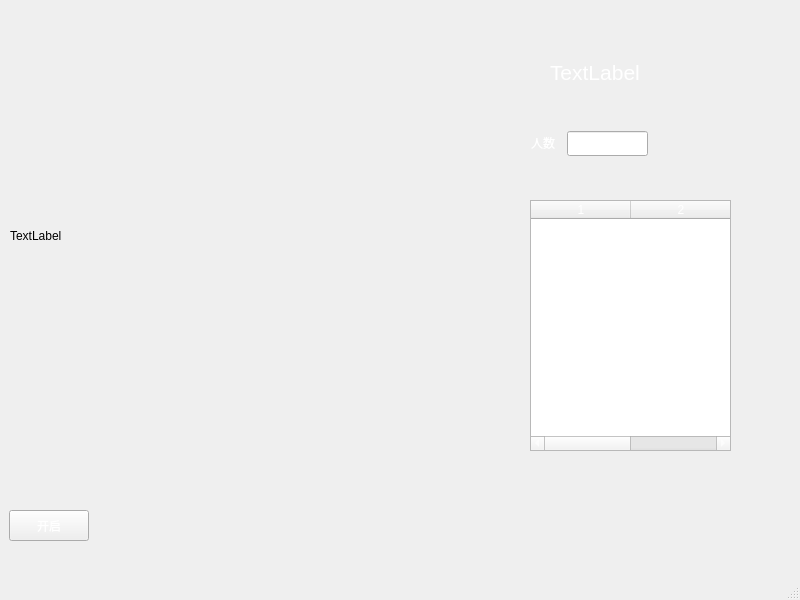
<?xml version="1.0" encoding="UTF-8"?>
<ui version="4.0">
 <class>MainWindow</class>
 <widget class="QMainWindow" name="MainWindow">
  <property name="geometry">
   <rect>
    <x>0</x>
    <y>0</y>
    <width>800</width>
    <height>600</height>
   </rect>
  </property>
  <property name="windowTitle">
   <string>MainWindow</string>
  </property>
  <property name="autoFillBackground">
   <bool>true</bool>
  </property>
  <widget class="QWidget" name="centralwidget">
   <widget class="QPushButton" name="pushButton">
    <property name="geometry">
     <rect>
      <x>9</x>
      <y>510</y>
      <width>80</width>
      <height>31</height>
     </rect>
    </property>
    <property name="autoFillBackground">
     <bool>true</bool>
    </property>
    <property name="styleSheet">
     <string notr="true">color: rgb(255, 255, 255);
</string>
    </property>
    <property name="text">
     <string>开启</string>
    </property>
   </widget>
   <widget class="QLabel" name="label">
    <property name="geometry">
     <rect>
      <x>10</x>
      <y>30</y>
      <width>491</width>
      <height>411</height>
     </rect>
    </property>
    <property name="text">
     <string>TextLabel</string>
    </property>
   </widget>
   <widget class="QLabel" name="label_2">
    <property name="geometry">
     <rect>
      <x>531</x>
      <y>131</y>
      <width>30</width>
      <height>23</height>
     </rect>
    </property>
    <property name="styleSheet">
     <string notr="true">color: rgb(255, 255, 255);</string>
    </property>
    <property name="text">
     <string>人数</string>
    </property>
   </widget>
   <widget class="QLabel" name="label_3">
    <property name="geometry">
     <rect>
      <x>550</x>
      <y>60</y>
      <width>211</width>
      <height>24</height>
     </rect>
    </property>
    <property name="font">
     <font>
      <pointsize>16</pointsize>
     </font>
    </property>
    <property name="styleSheet">
     <string notr="true">color: rgb(255, 255, 255);</string>
    </property>
    <property name="text">
     <string>TextLabel</string>
    </property>
   </widget>
   <widget class="QTableWidget" name="Tongji">
    <property name="geometry">
     <rect>
      <x>530</x>
      <y>200</y>
      <width>201</width>
      <height>251</height>
     </rect>
    </property>
    <property name="autoFillBackground">
     <bool>true</bool>
    </property>
    <property name="styleSheet">
     <string notr="true">color: rgb(255, 255, 255);</string>
    </property>
    <property name="dragEnabled">
     <bool>false</bool>
    </property>
    <property name="rowCount">
     <number>0</number>
    </property>
    <property name="columnCount">
     <number>2</number>
    </property>
    <column/>
    <column/>
   </widget>
   <widget class="QLineEdit" name="peo_number">
    <property name="geometry">
     <rect>
      <x>567</x>
      <y>131</y>
      <width>81</width>
      <height>25</height>
     </rect>
    </property>
    <property name="styleSheet">
     <string notr="true">color: rgb(255, 255, 255);</string>
    </property>
   </widget>
  </widget>
  <widget class="QMenuBar" name="menubar">
   <property name="geometry">
    <rect>
     <x>0</x>
     <y>0</y>
     <width>800</width>
     <height>28</height>
    </rect>
   </property>
  </widget>
  <widget class="QStatusBar" name="statusbar"/>
 </widget>
 <resources/>
 <connections/>
</ui>
